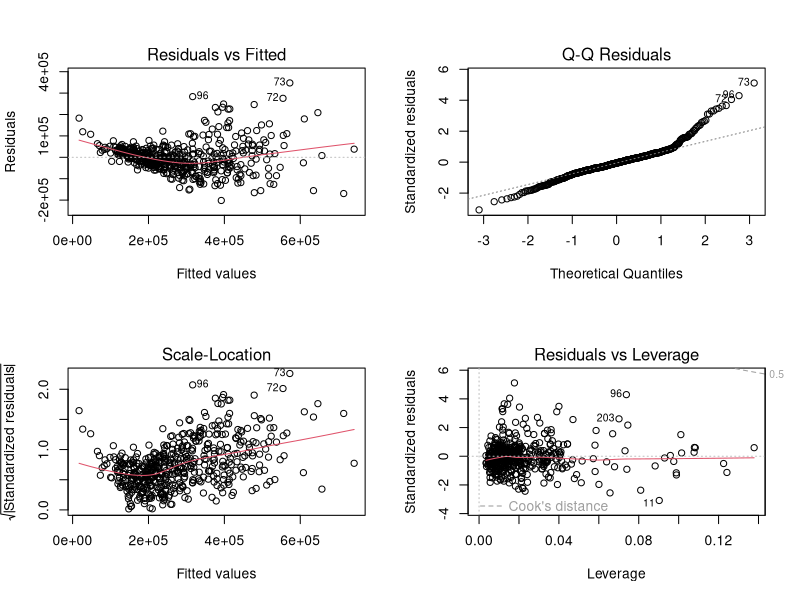

This chart was generated by the following R code:
## ---- chunk 1
knitr::opts_chunk$set(echo = TRUE)
## ---- chunk 2
library(dplyr)
## ---- chunk 3
dataC07 <- read.table("./data/APPENC07.txt", col.names = c('ID',  
                  'SalesPrice','FinishedSquareFeet','NofBedrooms','NofBathrooms',
                  'AirConditioning','GarageSize','Pool','YearBuilt','Quality',
                   'Style','LotSize','AdjacenttoHighway'))
## ---- chunk 4
fit0 = lm(SalesPrice~.-Quality-Style, data=dataC07)
par(mfrow=c(2,2))
plot(fit0)
## ---- chunk 5
cd<-which(cooks.distance(fit0)>0.12)
covr<-which(covratio(fit0)< 0.8)
rst<-which(rstudent(fit0)>4)
index<-sort(unique(c(cd,covr,rst)))
index
## ---- chunk 6
DataTable <- cbind(index,rstudent(fit0)[index],
                   cooks.distance(fit0)[index],
                   covratio(fit0)[index])
colnames(DataTable) = c("ID value", "RSTUDENT", "Cook’s D","CovRatio")
DataTable
